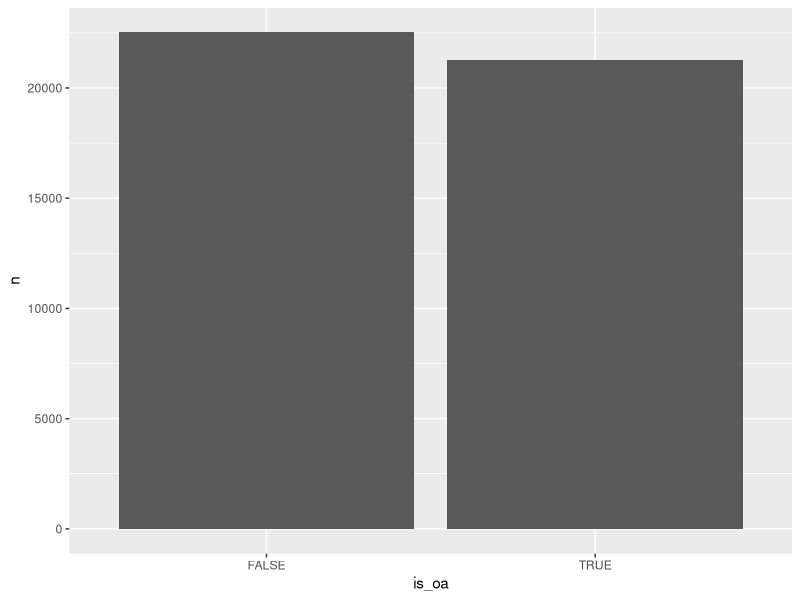
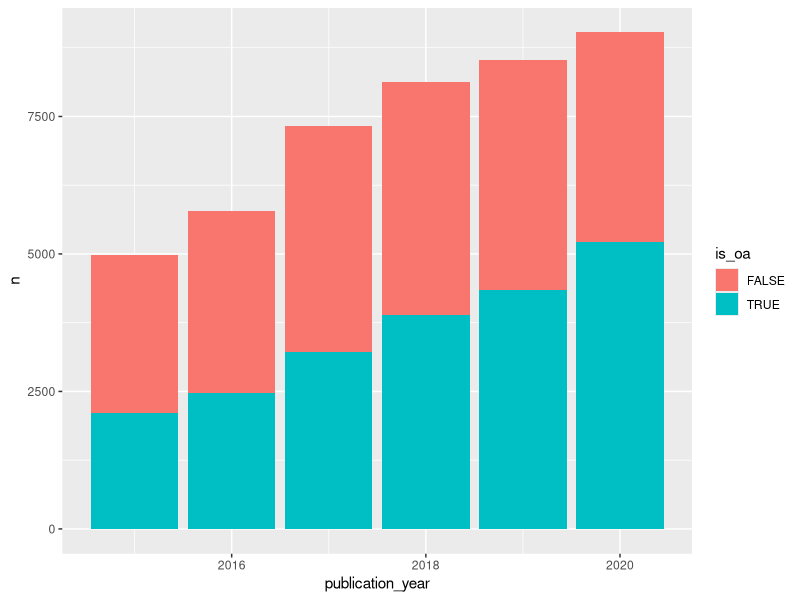
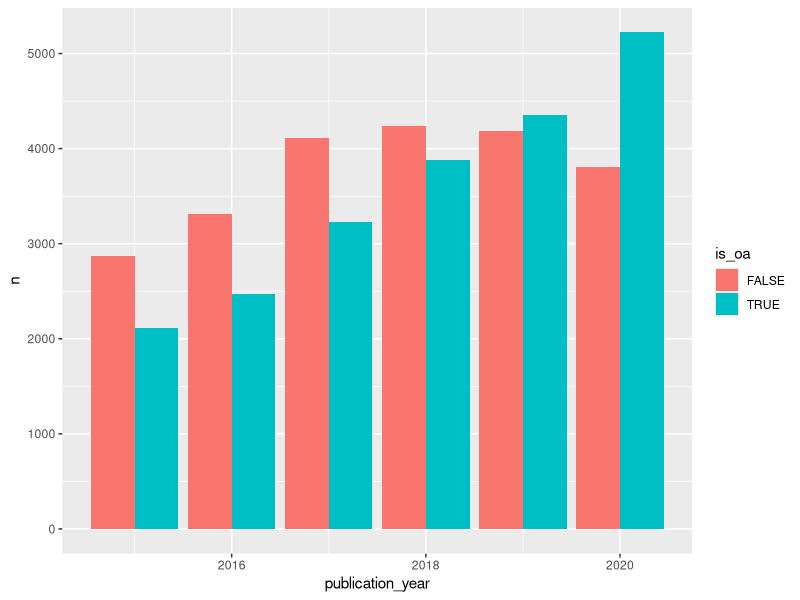
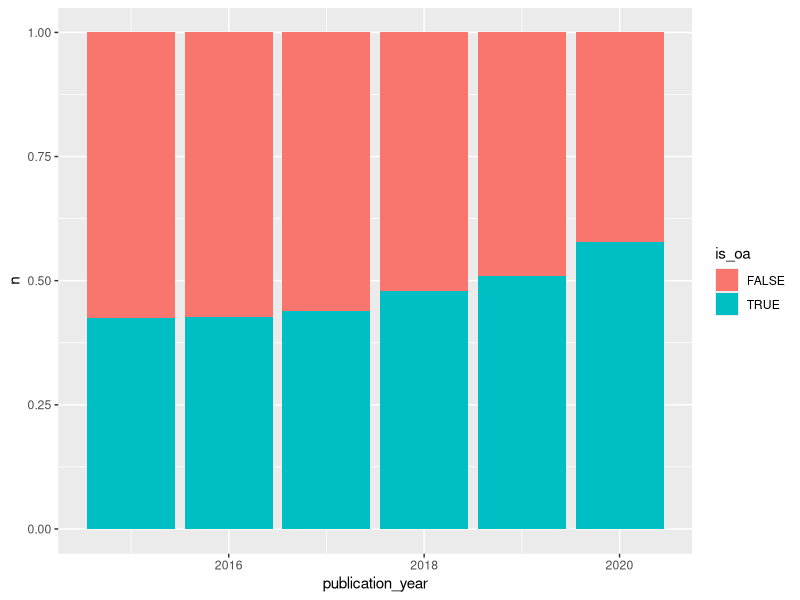
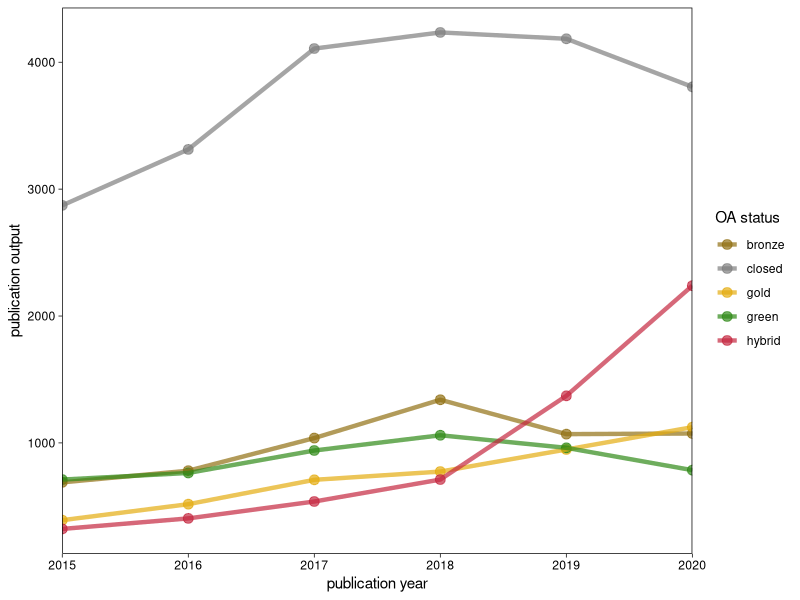
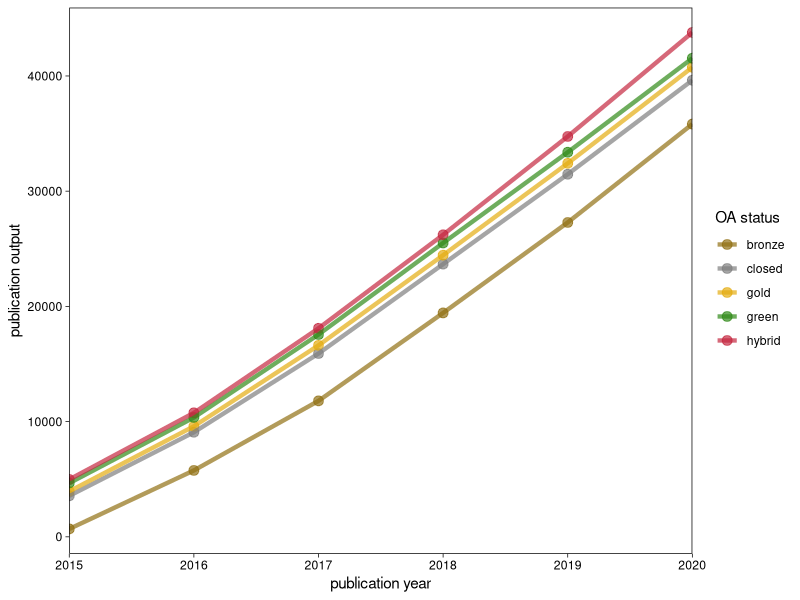
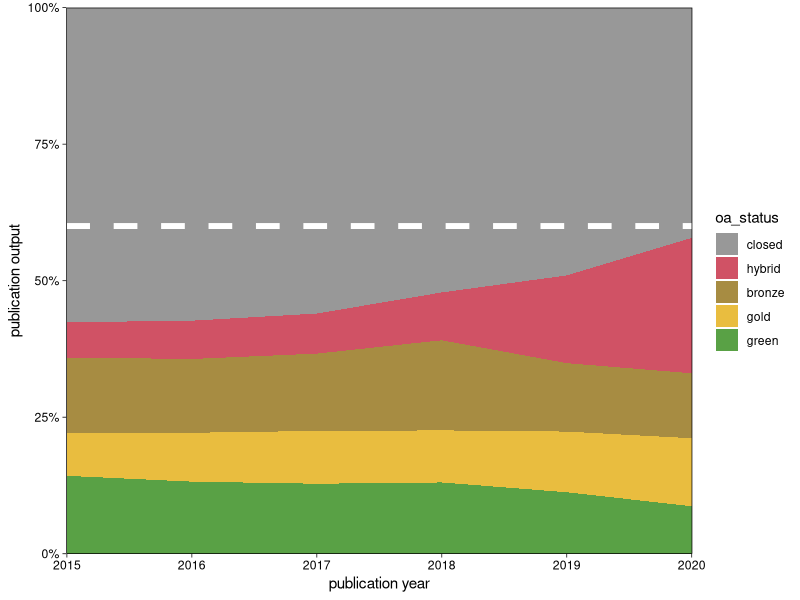

The R source for these figures, in order: (Note: this script raises an error after producing the figures.)
# analysis and visualisation

# Step 1: load packages
#install.packages("dplyr")
#install.packages("ggplot2")
#install.packages("forcats")
library(dplyr)
library(ggplot2)
library(forcats)



# Step 2: loading and preparing the data
DF_crossref <- read.csv("./data/crossref_metadata.csv", row.names = "X")
DF_Unpaywall <- read.csv("./data/Unpaywall_metadata.csv", row.names = "X")

# What do you think, why are DOIs great for joining metadata on publications?
DF <- left_join(DF_crossref, DF_Unpaywall, by = "DOIs")



# Step 3: inspecting the data

# What does str tell you about the structure of the data frame?
str(DF)

# Use table to look at frequency distribution tables of publication_year and resource_type. Do you notice any issues with the data we might have to adress before we proceed?
table(DF$publication_year)
table(DF$resource_type)



# Step 4: cleaning the data
DF <- filter(DF, publication_year <= 2020)
table(DF$publication_year)

DF <- filter(DF, resource_type == "journal-article" | resource_type == "proceedings-article")
table(DF$resource_type)

sum(duplicated(DF$DOIs))



# Step 5: Analyze the results

# How many publications are (not) Open Access?
DF %>%
  count(is_oa) %>%
  mutate(percent = n / sum(n) * 100)

# From the results, do you suspect a trend in the data?
DF %>%
  group_by(publication_year) %>%
  count(is_oa) %>%
  mutate(percent = n / sum(n) * 100)

lm_not_oa <- DF %>%
  filter(is_oa == FALSE) %>%
  group_by(publication_year) %>%
  count(is_oa)
lm_not_oa <- lm(data = lm_not_oa, formula = n ~ publication_year)
summary(lm_not_oa)$coef
summary(lm_not_oa)$r.squared

# Repeat the procedure for Open Access publications (setting *"is_oa == TRUE"*) and compare the results. What do you notice?
lm_oa <- DF %>%
  filter(is_oa == TRUE) %>%
  group_by(publication_year) %>%
  count(is_oa)
lm_oa <- lm(data = lm_oa, formula = n ~ publication_year)
summary(lm_oa)$coef
summary(lm_oa)$r.squared



# Step 6: visualise the results

# Do you like this plot? Why (not)?
DF %>%
  count(is_oa) %>%
  ggplot(aes(x = is_oa, y = n)) +
  geom_col()

DF %>%
  group_by(publication_year) %>%
  count(is_oa) %>%
  ggplot(aes(x = publication_year, y = n, fill = is_oa)) +
  geom_col()

DF %>%
  group_by(publication_year) %>%
  count(is_oa) %>%
  ggplot(aes(x = publication_year, y = n, fill = is_oa)) +
  geom_col(position = "dodge")

DF %>%
  group_by(publication_year) %>%
  count(is_oa) %>%
  ggplot(aes(x = publication_year, y = n, fill = is_oa)) +
  geom_col(position = "fill")



# Step 7: going beyond...
DF %>%
  group_by(publication_year) %>%
  count(oa_status) %>%
  ggplot(aes(x = publication_year, y = n, color = oa_status)) +
  geom_point(size = 3, alpha = 0.7) +
  geom_line(size = 1.5, alpha = 0.7) +
  scale_color_manual(values = c("#917013", "grey50", "#e3ac10", "#308a17", "#c4273f")) +
  scale_x_continuous(expand = c(0,0)) +
  labs(x = "publication year", y = "publication output", color = "OA status") +
  theme_linedraw() +
  theme(panel.grid = element_blank())

DF %>%
  group_by(publication_year) %>%
  count(oa_status) %>%
  ggplot(aes(x = publication_year, y = cumsum(n), color = oa_status)) +
  geom_point(size = 3, alpha = 0.7) +
  geom_line(size = 1.5, alpha = 0.7) +
  scale_color_manual(values = c("#917013", "grey50", "#e3ac10", "#308a17", "#c4273f")) +
  scale_x_continuous(expand = c(0,0)) +
  labs(x = "publication year", y = "publication output", color = "OA status") +
  theme_linedraw() +
  theme(panel.grid = element_blank())

DF %>%
  group_by(publication_year) %>%
  count(oa_status) %>%
  mutate(oa_status = fct_relevel(oa_status, "closed", "hybrid", "bronze", "gold", "green")) %>%
  ggplot(aes(x = publication_year, y = n, fill = oa_status)) +
  geom_area(position = "fill", alpha = 0.8) +
  geom_hline(yintercept = 0.6, linetype = "dashed", color = "white", size = 2) +
  scale_fill_manual(values = c( "grey50", "#c4273f", "#917013", "#e3ac10", "#308a17")) +
  scale_x_continuous(expand = c(0,0)) +
  scale_y_continuous(expand = c(0,0), labels = scales::percent) +
  labs(x = "publication year", y = "publication output", color = "OA status") +
  theme_linedraw() +
  theme(panel.grid = element_blank())



# EXTRA: credit where credit is due
citation("base")
citation("jsonlite")
citation("roadoi")
citation("rcrossref")
citation("dplyr")
citation("ggplot2")
citation("forcats")
